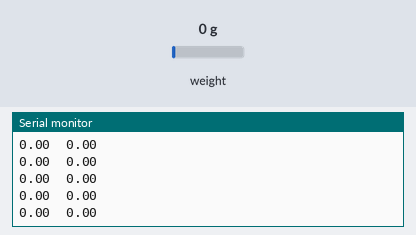
Recording of a sketch running on a simulated ESP8266 (NodeMCU). On the bench: the last lines printed to the serial monitor. The test bench sets the inputs (shaded band); at power-on: weight on the scale 0 g.

Above: at 2.2 s.
2.3 s: weight on the scale set to 100 g
At 2.31 s:
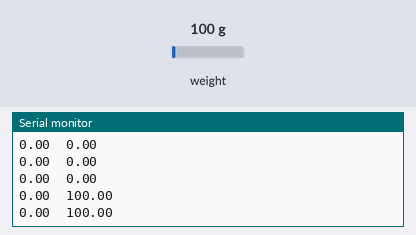
3.8 s: weight on the scale set to 1250 g
At 3.81 s:
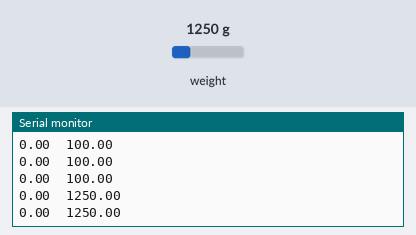
Timing chart, 0 to 6.8 s (numbered marks = the images above; inputs shaded):
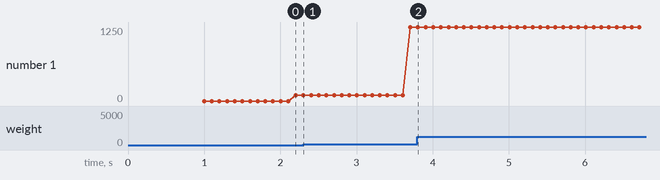

Measured:
- after the input at 2.3 s, the serial monitor: prints a new line at once (image 1)
- after the input at 3.8 s, the serial monitor: prints a new line at once (image 2)
- plotted number 1: 100 → 1250 after the input at 2.3 s

The sketch:

Mesuring_Scale_Out_ESP8266.ino
```cpp
// (licence header left out)
#include <Arduino.h>
#include "HX711.h"
#include <Wire.h>
#include <SoftwareSerial.h>

SoftwareSerial Serial2(D7, D8); // RX, TX

// HX711 circuit wiring
const int LOADCELL_DOUT_PIN = D2;
const int LOADCELL_SCK_PIN = D3;

HX711 scale;


typedef union {
  float fp;
  byte bin[4];
} bF;

bF requested_V;

void setup() {
  Serial.begin(115200);
  Serial2.begin(9600);
  requested_V.fp = 0.0f;

  Wire.begin();
  Serial.println("Initializing the scale");

  scale.begin(LOADCELL_DOUT_PIN, LOADCELL_SCK_PIN);

  scale.set_scale(11936 / 12); // 11936 / 12
  scale.tare();               // reset the scale to 0

  Serial.println("Readings:");
}

void readScale()
{
   Serial.print(requested_V.fp);
   Serial.print("\t");
   Serial.println(scale.get_units());
}

float last = 0;

void loop() {
  if (millis()-last > 10000) // This makes it happen every 10 sec.
  {
    requested_V.fp = requested_V.fp + 0.01;
    Serial2.write(requested_V.bin,4);

    last = millis();
  }
  readScale();

}
```
